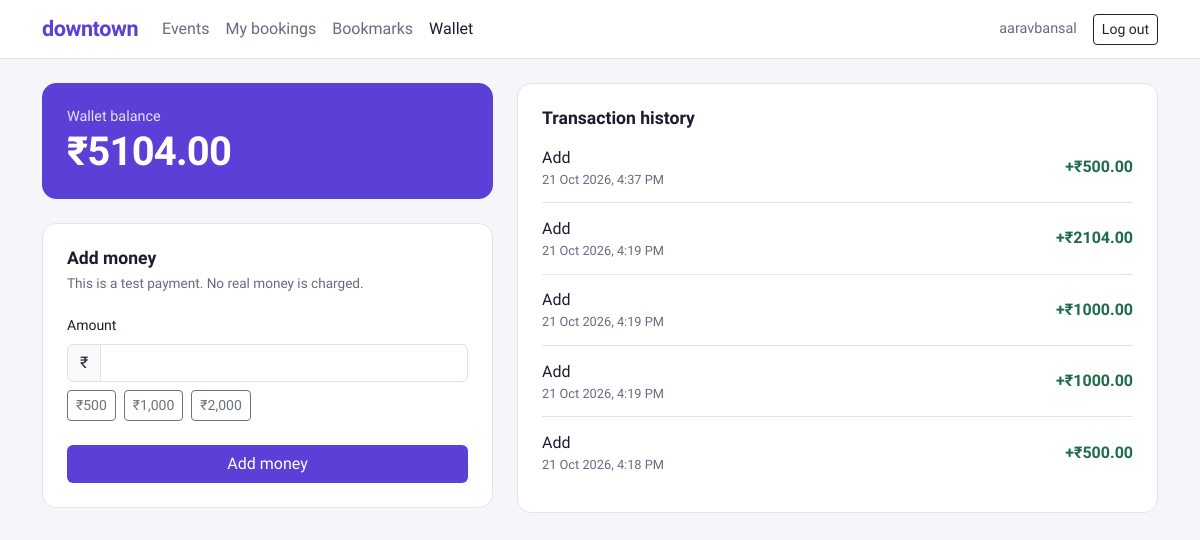
The page /wallet/ (signed in) on the database as committed earlier.
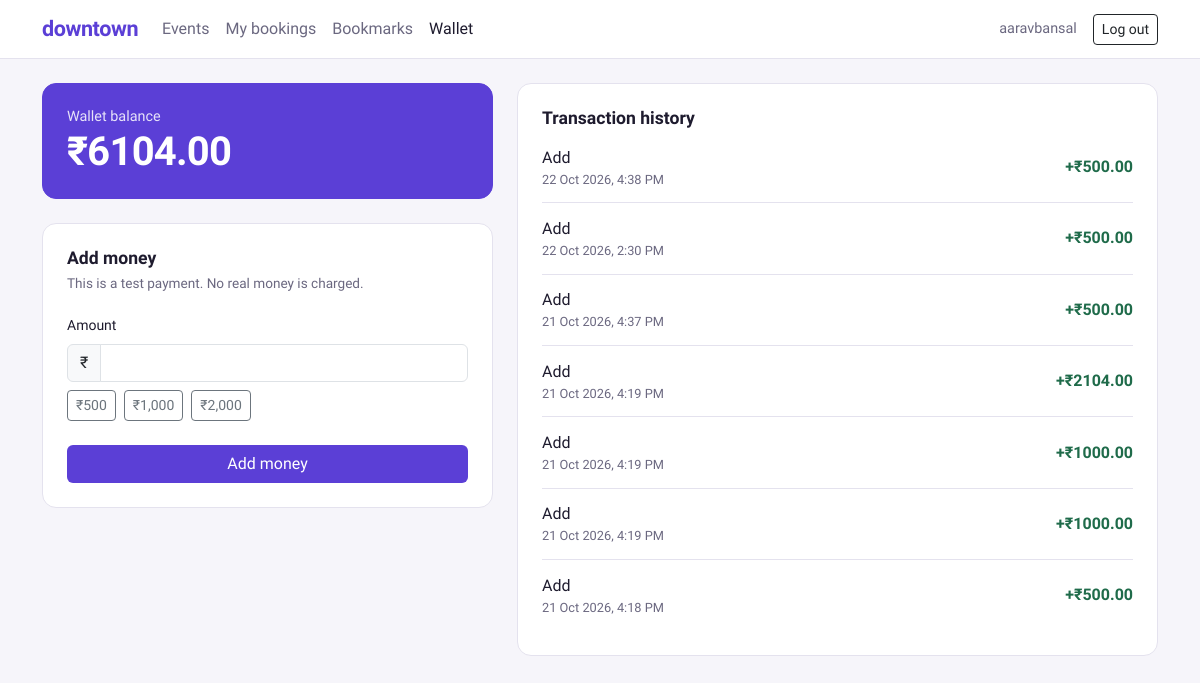
The same page on the database as committed later.
### money/models.py (models this page shows)
class Wallet(BaseModel):
    user = models.OneToOneField(settings.AUTH_USER_MODEL, on_delete=models.CASCADE)
    balance = models.DecimalField(max_digits=10, decimal_places=2, default=Decimal(0))
    class Meta:
        constraints = [
            models.CheckConstraint(
                name="wallet_balance_is_non_negative",
                condition=models.Q(balance__gte=0)
            )
        ]

class Transaction(BaseModel):
    TRANS_TYPE_CHOICES = [
        (TRANS_TYPE_ADD, "Add"),
        (TRANS_TYPE_PURCHASE, "Purchase")
    ]
    wallet = models.ForeignKey(Wallet, on_delete=models.PROTECT)
    trans_type = models.CharField(max_length=1, choices=TRANS_TYPE_CHOICES)
    amount = models.DecimalField(max_digits=10, decimal_places=2) # a good test to implement later would be to check if the total of all transaction amounts is equal to wallet balance
    booking = models.OneToOneField("bookings.Booking", on_delete=models.PROTECT, null=True, blank=True) # you can't delete a booking if a transaction already exists - could change later if we decide to implement refund flow
    class Meta:
        constraints = [
            models.CheckConstraint(
                name="transaction_amount_is_non_negative", # might be a free event too however we should count that as a transaction
                condition=models.Q(amount__gte=0)
            ),
            models.CheckConstraint( # booking is non-null only if trans_type is not 'add' and vice versa
                name="booking_is_null_when_trans_type_is_add_and_vice_versa",
                condition=(
                    ~models.Q(trans_type="A", booking__isnull=True) | models.Q(trans_type="A")
                )
            )
        ]

### money/views.py (the view)
# urls.py: path("wallet/", include("money.urls")),
@login_required
def wallet(request):
    if request.method == "POST":
        amount = Decimal(request.POST.get("amount"))
        wallet_credit(user=request.user, amount=amount)
    wallet = wallet_get_for_user(user=request.user)
    transactions = transaction_list_for_user(user=request.user)
    return render(request, "money/wallet.html", {"wallet": wallet, "transactions": transactions})

### money/selectors.py (called while the page is built)
def wallet_get_for_user(*, user: User) -> Wallet:
    return Wallet.objects.get(user=user)

def transaction_list_for_user(*, user: User) -> QuerySet[Transaction]:
    return Transaction.objects.filter(wallet__user=user).order_by("-created_at")

### money/templates/money/wallet.html (shortened to what this page needs)
{% extends "common/base.html" %}
{% load static %}
{% block content %}
    <div class="row g-4">
        <div class="col-lg-5">
            <section class="panel wallet-balance" aria-labelledby="balance-heading">
                <h1 id="balance-heading" class="wallet-balance-label">Wallet balance</h1>
                <p class="wallet-balance-amount">₹{{ wallet.balance }}</p>
            </section>
            <section class="panel mt-4" aria-labelledby="add-money-heading">
                <h2 id="add-money-heading" class="wallet-heading">Add money</h2>
                <p class="wallet-note">This is a test payment. No real money is charged.</p>
                <form method="post" novalidate>
                    <label class="form-label" for="amount-input">Amount</label>
                    <div class="input-group mb-2">
                        <span class="input-group-text">₹</span>
                        <input type="number"
                               name="amount"
                               id="amount-input"
                               value="{{ form.amount.value|default:'' }}"
                               min="1"
                               step="0.01"
                               inputmode="decimal"
                               class="form-control{% if form.amount.errors %} is-invalid{% endif %}"
                               required>
                    </div>
                    <div class="quick-amounts mb-4" aria-label="Quick amounts">
                        <button type="button" class="btn btn-sm btn-outline-secondary" data-amount="500">₹500</button>
                        <button type="button" class="btn btn-sm btn-outline-secondary" data-amount="1000">₹1,000</button>
                        <button type="button" class="btn btn-sm btn-outline-secondary" data-amount="2000">₹2,000</button>
                    </div>
                    <button type="submit" class="btn btn-accent w-100">Add money</button>
                </form>
            </section>
        </div>
        <div class="col-lg-7">
            <section class="panel" aria-labelledby="history-heading">
                <h2 id="history-heading" class="wallet-heading">Transaction history</h2>
                {% if transactions %}
                    <ul class="txn-list">
                        {% for txn in transactions %}
                            <li class="txn-row">
                                <div class="txn-info">
                                    <span class="txn-title">
                                        {% if txn.booking %}
                                            {{ txn.booking.slot.event.title }}
                                        {% else %}
                                            {{ txn.get_trans_type_display }}
                                        {% endif %}
                                    </span>
                                    <time class="txn-time" datetime="{{ txn.created_at|date:'c' }}">
                                        {{ txn.created_at|date:"j M Y, g:i A" }}
                                    </time>
                                </div>
                                {% if txn.booking %}
                                    <span class="txn-amount txn-debit">−₹{{ txn.amount }}</span>
                                {% else %}
                                    <span class="txn-amount txn-credit">+₹{{ txn.amount }}</span>
                                {% endif %}
                            </li>
                        {% endfor %}
                    </ul>
                {% else %}
                    <p class="txn-empty">No transactions yet. Money you add and tickets you buy will appear here.</p>
                {% endif %}
            </section>
        </div>
    </div>
{% endblock %}

Rows that differ between the two databases and show on the page:
changed Wallet: balance "5104.00" → "6104.00"
added Transaction: trans_type "Add", created_at "22 Oct 2026, 4:38 PM", amount "500.00"
added Transaction: trans_type "Add", created_at "22 Oct 2026, 2:30 PM", amount "500.00"
